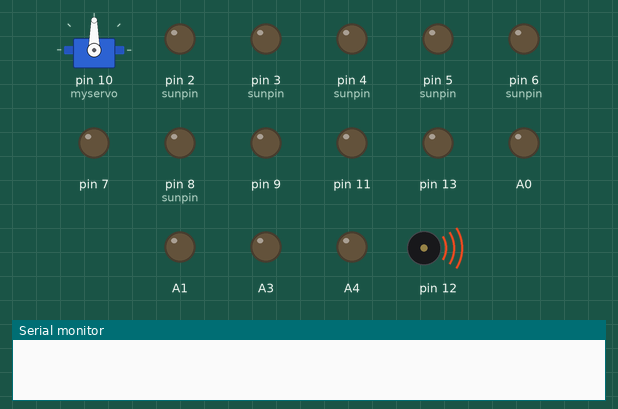
Recording of a sketch running on a simulated Arduino Uno, built with avr-gcc and run on an emulated ATmega328P. On the bench: servo, output pins drawn as LEDs (lit = HIGH), buzzer (waves = sounding), the last lines printed to the serial monitor.

Above: at 0.25 s.
At 4.3 s:
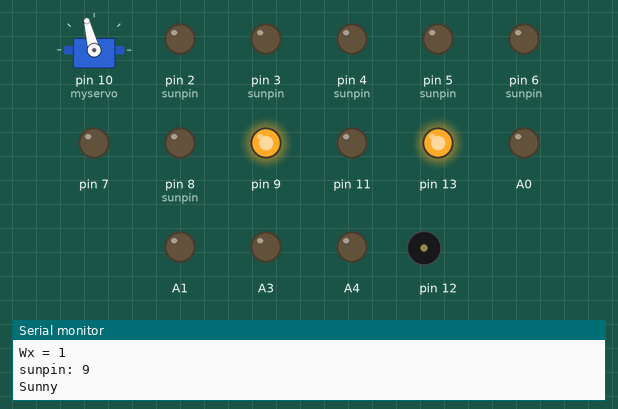
At 12.5 s:
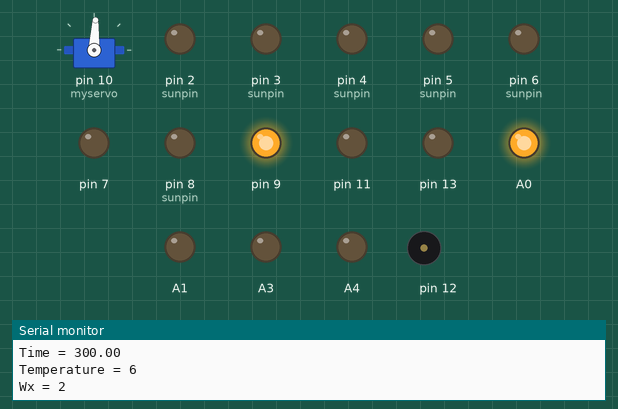
At 20.7 s:
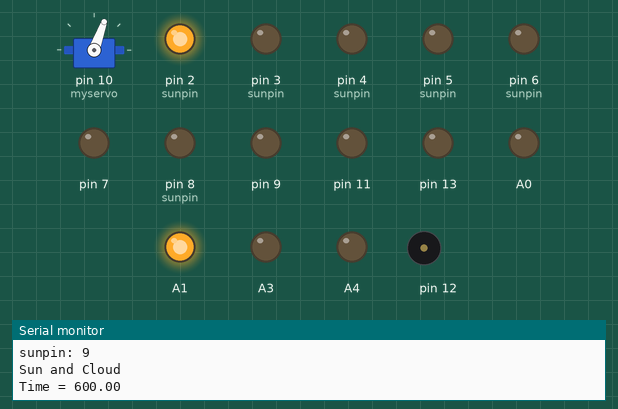
At 27.3 s:
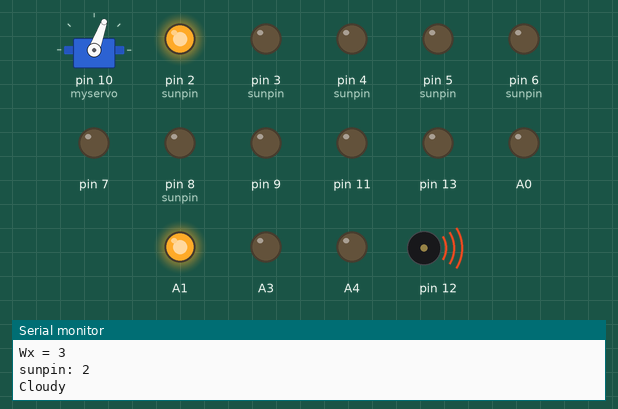
At 34.2 s:
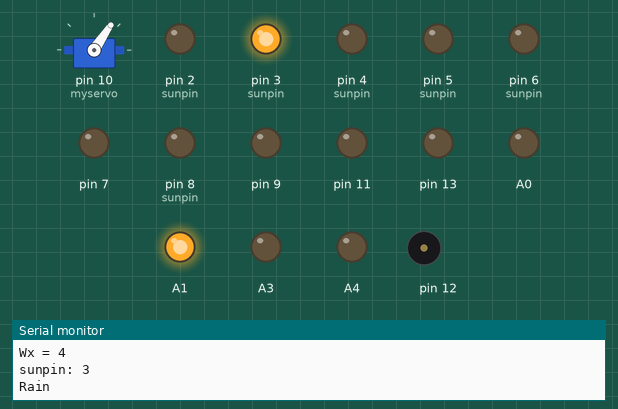
Timing chart, 0 to 40.0 s (numbered marks = the images above):
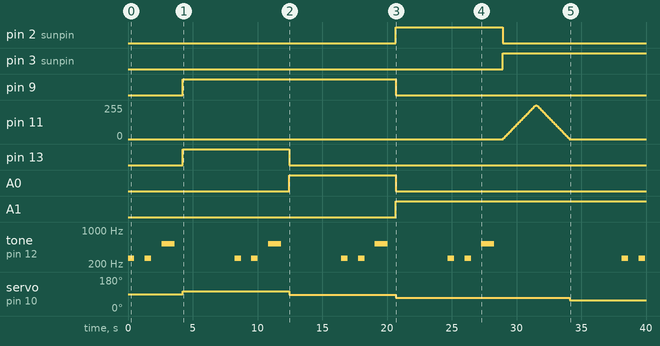

The sketch:

WeatherBox.ino
```cpp
/*
Insert general comments here:

* Wiring Setup:
Sun cycle (8 leds: 7 yellow, 1 blue) - wired in digital pins 2-9.
Sunrise in pin position 2, followed sequentially by rest of sun cycle. Night light is in pin 9

* Servo in digital 10
*Piezo in digital 12
* Stay In in digital A4
* Go Outside in digital A5

* Weather Indicators:
Sun in digital 13
Sun/Cloud in A0
Cloudy in A1
Raindrops in 11 (through A4?, or just a big one?
Fog in A2

*/
#define NOTE_C3  131
#define NOTE_C4  262
#define NOTE_C5  523
#define NOTE_C6  1047

//#include <pitches.h>
#include <Servo.h>
#include <math.h>
Servo myservo;  // create servo object to control a servo

// Music
int melody[] = {NOTE_C4, 0, NOTE_C4, 0, NOTE_C5,0};
//int melody[] = {0, 0, 0, 0, 0,0};

int noteDurations[] = {2, 2, 2, 2, 1,4};


//Lat / Long information (converted to radians)
double lati  = 48.4222*0.0174532925; //latitude in radians
double longi = 123.3657*0.0174532925; //longitude in radians
double doy = 162; // June 10 is the 161st day of the year
double tz = -7; // Time offset to UTC (PDT is -7 from UTC)

const double pi = 3.141592653589;
int sunpin;
int val;

// **************************** Set up some pretend data: ***************
// 1 = Sunny; 2=Sun+Cloud; 3=Cloud; 4=Rain; 5=Foggy
//int weather = 1;
//int temp = 0; // temperature (in C)
// Sun angle information
//double time_input = 2300;
//int time;
int time_ctr;
//double temp_array[24]={4,5,18,7,18,10,18,14,17,18,21,22,24,22,21,18,16,14,12,11,9,7,6,6};
//int wx_array[24]={1,2,1,4,1,3,1,1,1,2,3,4,4,3,2,1,1,2,3,4,4,3,2,1};
// demo stuff:
double temp_array[8]={0,6,12,17,23,20,16,12};
int wx_array[8]={1,2,3,4,1,4,1,2};

char wx_types[5]={'Sunny','Sun+Cloud','Cloudy','Rainy','Foggy'};
// ****************************************** SETUP ******
void setup() {
  // put your setup code here, to run once:

// set upp the servo:
  myservo.attach(10);  // attaches the servo on pin 9 to the servo object
  // Set up serial
  Serial.begin(9600);
    pinMode(2, OUTPUT);pinMode(3,OUTPUT);pinMode(4, OUTPUT);pinMode(5,OUTPUT);
    pinMode(6, OUTPUT);pinMode(7,OUTPUT);pinMode(8, OUTPUT);pinMode(9,OUTPUT);
       pinMode(11, OUTPUT);pinMode(12,OUTPUT);pinMode(13, OUTPUT);
  pinMode(A0, OUTPUT);pinMode(A1,OUTPUT);pinMode(A3,OUTPUT);
    pinMode(A4, OUTPUT);pinMode(A5,OUTPUT);
}
// ************************************************

// ****************************************** Main Loop ******

void loop() {
  for(time_ctr = 0; time_ctr <8; time_ctr++){ //  for(time_ctr = 0; time_ctr <24; time_ctr++){
    int time_input = time_ctr*300;
    int temp = temp_array[time_ctr];
    int wx = wx_array[time_ctr];

 // Play music at change
 for (int thisNote = 0; thisNote < 7; thisNote++) {

    // to calculate the note duration, take one second
    // divided by the note type.
    //e.g. quarter note = 1000 / 4, eighth note = 1000/8, etc.
    int noteDuration = 1000 / noteDurations[thisNote];
    tone(12, melody[thisNote], noteDuration);

    // to distinguish the notes, set a minimum time between them.
    // the note's duration + 30% seems to work well:
    int pauseBetweenNotes = noteDuration * 1.30;
    delay(pauseBetweenNotes);
    // stop the tone playing:
    noTone(12);
  }


 double time = time_input;// - (tz*100); // time of day (in UTC)
 //Serial.print("time_tmp = "); Serial.println(time);
//if(time_tmp < 0){time = 2400+time_tmp;}
//else if(time_tmp >=2400){time = time_tmp - 2400;}
//else{time = time_tmp;}

double time2 = time/100;
int hr = floor(time2);
int minute = time - (hr*100);
int minofday = hr*60 + minute;
Serial.print("Time = "); Serial.println(time);
Serial.print("Temperature = "); Serial.println(temp);
Serial.print("Wx = "); Serial.println(wx);
//Serial.print("Hr = "); Serial.println(hr);
//Serial.print("Minute = "); Serial.println(minute);
//Serial.print("Minute Of Day = "); Serial.println(minofday);

// call the function suntimes to figure out which led to light up
int sunpin = suntimes(lati, longi, doy, tz, time, minofday);
for (int tmp_pin = 2; tmp_pin <10; tmp_pin++){digitalWrite(tmp_pin,LOW);}
digitalWrite(sunpin,HIGH); // light the proper pin

// function here that parses weather information and lights the appropriate pin
 digitalWrite(13,LOW);digitalWrite(A0,LOW); digitalWrite(A1,LOW); digitalWrite(A2,LOW); analogWrite(11,0);//digitalWrite(A4,LOW); digitalWrite(A5,LOW);
 switch (wx) {
    case 1: // Sunny
      digitalWrite(13,HIGH);
      Serial.println("Sunny");break;
    case 2: // Sun + Cloud
      digitalWrite(A0,HIGH);
      Serial.println("Sun and Cloud");break;
    case 3: // Cloudy
      digitalWrite(A1,HIGH);
      Serial.println("Cloudy");break;
    case 4: // Rain
      digitalWrite(A1,HIGH);
      //analogWrite(11,255);
      for (int bright = 0;  bright <52; bright = bright+1){analogWrite(11,bright*5); delay(50);}
      for (int bright = 51; bright >-1;   bright = bright-1){analogWrite(11,bright*5); delay(50);}

    //for (int bright = 255; bright >0; bright = bright+5){analogWrite(A2,bright); delay(50);}
     // for (int bright = 0; bright <256; bright = bright+5){analogWrite(A2,bright); delay(50);}
      //for (int bright = 255; bright >0; bright = bright+5){analogWrite(A2,bright); delay(50);}
      //analogWrite(A2,HIGH);
      Serial.println("Rain");break;
      // put in the raindrops
    case 5: //foggy
      digitalWrite(A2,HIGH);
      Serial.println("Foggy");break;
      // if nothing else matches, do the default
      // default is optional
  }

// Controls the temperature output:
val = map(temp, -20, 37, 159, 0);     // scale it to use it with the servo (value between 0 and 180)
  myservo.write(val);                  // sets the servo position according to the scaled value

// Check the weather and actuate the GO OUTSIDE / STAY in based on certain conditions
if(time > 0 & time < 1700 & temp>17 & temp < 28 & wx >=1 & wx <=2){
 for (int i = 1;  i <5; i = i+1){
   analogWrite(A5,255);
 int noteDuration = 1000 / 1;
    tone(12, NOTE_C6, noteDuration);
    // to distinguish the notes, set a minimum time between them.
    // the note's duration + 30% seems to work well:
    int pauseBetweenNotes = noteDuration * 1.30;
    delay(pauseBetweenNotes);
  analogWrite(A5,0);
 delay(200);
 noTone(12);

 }

}


delay(4000);
} // Ends the temporary time loop;
}
// ************************************************

// ****************************************** Sun Position Function ******
// function here that takes the time (from the weather update??) and then calculates where the current time lies between SR, SN and SS
// Can we abstract everything to this function, so that it just outputs which pin to light up?
//http://pveducation.org/pvcdrom/properties-of-sunlight/solar-time#TC
int suntimes(double lat_in, double long_in, double doy_in, double tz_in, double time_in, double minofday){
  // fractional year (gamma)
  double beta = 0.9863013698*(doy_in-81);
   //    Serial.print("beta = "); Serial.println(beta);
double decl =  asin( sin(23.45*0.0174532925) * sin(beta*0.0174532925)); // in radians
  // Serial.print("decl = "); Serial.println(decl);

    double gamma = ((2*pi) / 365) * (doy_in - 1 + (((-1*tz_in)-12)/24));
  //double gamma = asin( sin(23.45*0.0174532925) * sin( 0.0174532925*(360/365)*(doy_in-81) ) );
  //Serial.print("Gamma = "); Serial.println(gamma);

  // equation of time (in minutes)
  double eqtime = 229.18*(0.000075+ 0.001868*cos(gamma) - 0.032077*sin(gamma) - 0.014615*cos(2*gamma) - 0.040849*sin(2*gamma));
   // Serial.print("eqtime = "); Serial.println(eqtime);

  // Solar declination angle (in radians)
  //double decl = 0.006918 - 0.399912*cos(gamma) + 0.070257*sin(gamma) - 0.006758*cos(2*gamma) + 0.000907*sin(2*gamma) - 0.002697*cos(3*gamma) + 0.00148*sin(3*gamma);
    //Serial.print("decl = "); Serial.println(decl);

   // hour angle for the day (in degrees)
   double a = cos(90.833*0.0174532925);
   double b = cos(lat_in)*cos(decl);
   double c = a/b;

   double ha_rise_set = acos(c - (tan(lat_in)*tan(decl)));
  //  double ha_rise_set = acos( ( ((cos(90.833*0.0174532925))/ (cos(lat_in)*cos(decl)))  - tan(lat_in)*tan(decl) )*0.0174532925 );

   //  Serial.print("ha_rise_set = "); Serial.println(ha_rise_set);

  // sunrise/sunset (in minutes from 0000 UTC)
  double sunrise_minsUTC = 720 + 4*( (long_in*57.2957795-ha_rise_set*57.2957795) ) - eqtime;
  double sunset_minsUTC  = 720 + 4*( (long_in*57.2957795+ha_rise_set*57.2957795) ) - eqtime;
  double snoon_minsUTC   = 720 + 4*(long_in*57.2957795) - eqtime;
  double sunmins = sunset_minsUTC - sunrise_minsUTC;
// Convert to mins from Local time:
  double sunrise_mins_local = sunrise_minsUTC + tz_in*60;
    double sunset_mins_local = sunset_minsUTC + tz_in*60;
     // double sunrise_mins_local = sunrise_minsUTC + tz_in*60;
  //Serial.println("Suntimes:");
  //Serial.print("sunrise_mins_local: ");Serial.println(sunrise_mins_local);
  //Serial.print("sunset_mins_local: ");Serial.println(sunset_mins_local);

  //Serial.println(sunset_mins_local);
//  Serial.println(snoon_minsUTC);
 // Serial.print("Sunmins: "); Serial.println(sunmins);

  // What we want to do here is divide sunmins into six equal segments.
  double seg_length = sunmins/6;
  //Serial.print("seg_length: "); Serial.println(seg_length);

  //If structure to figure out which pin to light for the sun position;
  if(minofday > sunrise_mins_local & minofday < sunrise_mins_local + seg_length/2){sunpin=1;}
  else if(minofday > sunrise_mins_local+ seg_length/2 & minofday < sunrise_mins_local + 3*seg_length/2){sunpin=2;}
  else if(minofday > sunrise_mins_local+ 3*seg_length/2 & minofday < sunrise_mins_local + 5*seg_length/2){sunpin=3;}
  else if(minofday > sunrise_mins_local+ 5*seg_length/2 & minofday < sunrise_mins_local + 7*seg_length/2){sunpin=4;}
  else if(minofday > sunrise_mins_local+ 7*seg_length/2 & minofday < sunrise_mins_local + 9*seg_length/2){sunpin=5;}
  else if(minofday > sunrise_mins_local+ 9*seg_length/2 & minofday < sunrise_mins_local + 11*seg_length/2){sunpin=6;}
else{sunpin = 8;}
 // Serial.print("minofday: "); Serial.println(minofday);
  sunpin = sunpin + 1;
  Serial.print("sunpin: "); Serial.println(sunpin);
  return sunpin;
}

// ************************************************
```

Measured:
- by itself, pin 2 (sunpin): LOW → HIGH at 20.7 s, → LOW 8.2 s later
- by itself, pin 3 (sunpin): LOW → HIGH at 28.9 s
- by itself, pin 9: LOW → HIGH at 4.2 s, → LOW 16.5 s later
- by itself, pin 11: rises from 0/255 to 255/255 in 2.5 s, then falls to 0/255 in 2.6 s
- by itself, pin 13: LOW → HIGH at 4.2 s, → LOW 8.2 s later
- by itself, A0: LOW → HIGH at 12.5 s, → LOW 8.2 s later
- by itself, A1: LOW → HIGH at 20.7 s
- by itself, servo on pin 10 (myservo): 90° → 104° at 4.2 s, → 87° 8.2 s later, → 70° 8.2 s later, → 56° 13.4 s later
